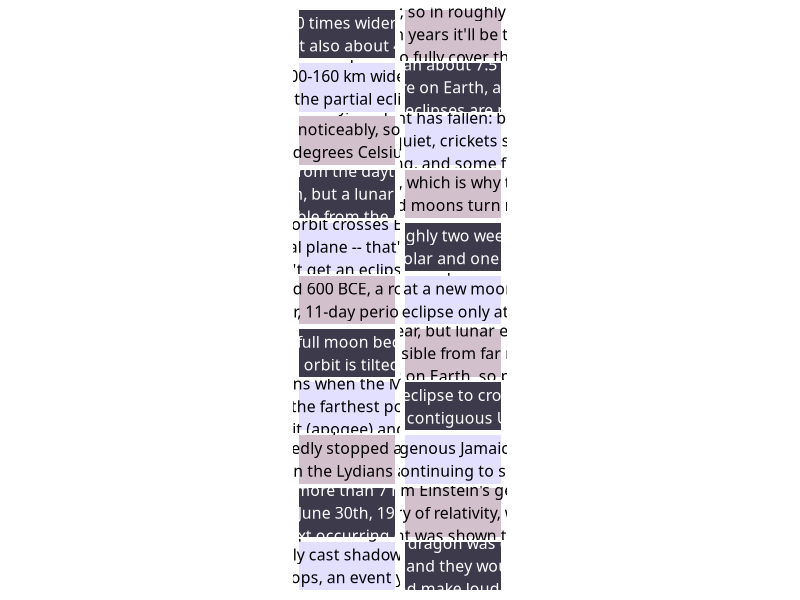

Here is the R script that generated this plot:
## ---- chunk 1
#| label: facts cards
library(ggplot2)
library(stringr)

make_fact_card <- function(fact_text, fill = "#2c3e50", text_color = "white") {
  ggplot() +
    geom_rect(
        aes(
            xmin = 0,
            xmax = 2,
            ymin = 0,
            ymax = 1),
            fill = fill
            ) +
    annotate("text",
            x = 1,
            y = 0.5,
            label = str_wrap(fact_text, width = 30),
            color = text_color,
            family = "Avenir Next Ultra Light Italic",
            size = 4,
            hjust = 0.5, 
            vjust = 0.5
    ) +
    theme_void() +
    coord_fixed(ratio = 1)
}


## ---- chunk 2
#| label: facts-cards-grid
#| column: screen-inset
#| out-width: "100%"
#| fig-width: 9
#| fig-height: 22
library(patchwork)

eclipse_facts <- c(
  "A total solar eclipse is possible only because of a wild coincidence: the Sun is about 400 times wider than the Moon, but also about 400 times farther away, so they appear almost exactly the same size in our sky.",
  "The Moon drifts away from Earth by about 3.8 cm per year, so in roughly 600 million years it'll be too far away to fully cover the Sun, and total solar eclipses will stop happening.",
  "The path of totality during a total solar eclipse is usually only 100-160 km wide, even though the partial eclipse can be seen across a much larger swath of the planet.",
  "Totality itself rarely lasts more than about 7.5 minutes anywhere on Earth, and most total eclipses are much shorter than that.",
  "During totality, temperatures can drop noticeably, sometimes several degrees Celsius, since sunlight is briefly blocked.",
  "Animals often react as if night has fallen: birds go quiet, crickets start chirping, and some flowers close up.",
  "You can only ever see a solar eclipse from the daytime side of Earth, but a lunar eclipse is visible from the entire night side at once.",
  "Lunar eclipses happen when Earth's shadow falls on the Moon, which is why totally eclipsed moons turn reddish orange. This gives us the term \"Blood Moon.\"",
  "Eclipses only happen near a \"node,\" where the Moon's tilted orbit crosses Earth's orbital plane -- that's why we don't get an eclipse every single month despite a new or full moon happening monthly.",
  "Because of that tilt, solar and lunar eclipses come in pairs roughly two weeks apart, one solar and one lunar, during \"eclipse seasons\" that occur about twice a year.",
  "Ancient Babylonian astronomers discovered the Saros cycle around 600 BCE, a roughly 18-year, 11-day period after which eclipses repeat in a very similar pattern.",
  "A solar eclipse can only happen at a new moon, and a lunar eclipse only at a full moon -- never any other phase.",
  "Despite that timing overlap, we don't get an eclipse every new and full moon because the Moon's orbit is tilted about 5 degrees relative to Earth's orbit around the Sun.",
  "There are more solar eclipses than lunar eclipses globally each year, but lunar eclipses are visible from far more places on Earth, so people report seeing lunar eclipses more often.",
  "An annular eclipse, sometimes called a \"ring of fire,\" happens when the Moon is near the farthest point in its orbit (apogee) and looks slightly too small to fully cover the Sun.",
  "The 2017 \"Great American Eclipse\" was the first total solar eclipse to cross the entire contiguous United States coast-to-coast since 1918.",
  "Eclipses have shaped history: a solar eclipse in 585 BCE reportedly stopped a battle between the Lydians and the Medes, who took it as a sign to make peace.",
  "Christopher Columbus used his knowledge of a lunar eclipse in 1504 to intimidate Indigenous Jamaicans into continuing to supply his stranded crew, by \"threatening\" to make the moon disappear.",
"The last total solar eclipse lasting more than 7 minutes was on June 30th, 1973, with the next occurring on July 27th, 2204.",
  "Solar eclipse corona observations in 1919 helped confirm Einstein's general theory of relativity, when starlight was shown to bend around the Sun exactly as predicted.",
  "Other planets have eclipses too. Jupiter's large moons regularly cast shadows on its cloud tops, an event you can actually watch through a home telescope.",
  "In ancient China, people thought a dragon was devouring the sun, and they would bang drums and make loud noises to scare it away."
)

colors <- c("#3d3a4b","#d3c0cd","#e3dfff")


text_color_for <- function(fill) {
  rgb <- col2rgb(fill) / 255
  luminance <- 0.2126 * rgb["red", ] + 0.7152 * rgb["green", ] + 0.0722 * rgb["blue", ]
  ifelse(luminance > 0.5, "black", "white")
}

fills <- rep_len(colors, length(eclipse_facts))
text_colors <- text_color_for(fills)
cards <- Map(make_fact_card, eclipse_facts, fills, text_colors)

wrap_plots(cards, ncol = 2)
